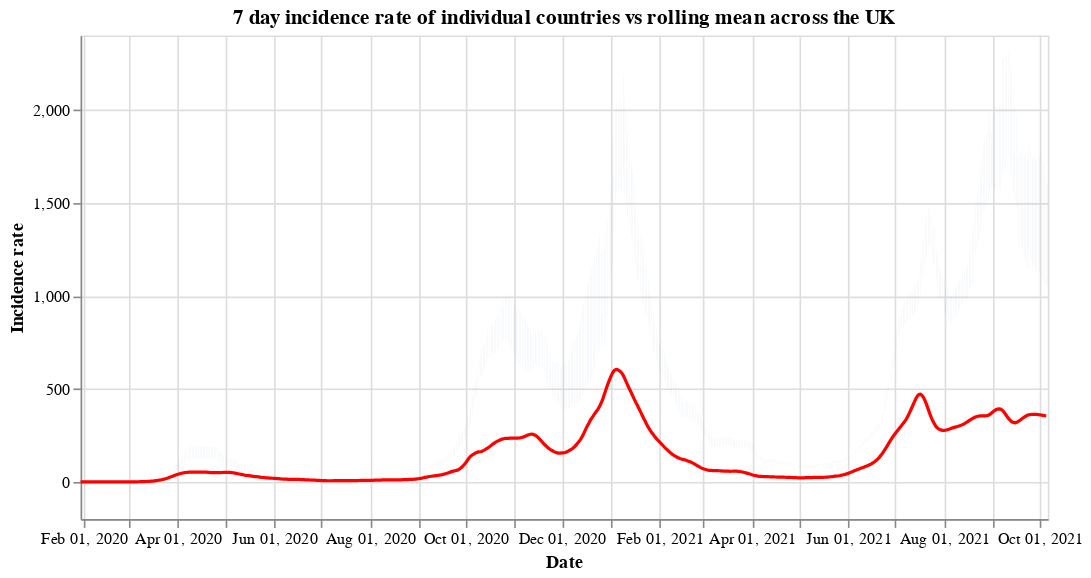

Write notebook code for a chart like this one.
### Code cell
#collapse
countries = uk_cases['areaName'].unique()
countries.sort()

selection = alt.selection_single(
    name='Select',
    fields=['areaName'],
    init={'areaName': 'Wales'},
    bind={'areaName': alt.binding_select(options=countries)}
)

# scatter plot, modify opacity based on selection
bars = alt.Chart(uk_cases).mark_bar().add_selection(
    selection
).encode(
    x=alt.X("yearmonthdate(date):T", axis=alt.Axis(title='Date')),
    y=alt.Y("weeklyCasesRate:Q", axis=alt.Axis(title='Incidence rate')),
    tooltip='weeklyCasesRate:Q',
    opacity=alt.condition(selection, alt.value(1), alt.value(0))
).properties(title=f'7 day incidence rate of individual countries vs rolling mean across the UK', width=600)

line = alt.Chart(overview_cases).mark_line(
    color='red',
    size=2,
).transform_window(
    rolling_mean='mean(weeklyCasesRate)',
    frame=[0, 7]
).encode(
    x='yearmonthdate(date):T',
    y='rolling_mean:Q'
)

alt.layer(bars, line)

### Figure 1 — Vega-Lite specification as saved in the notebook (floating-point values rounded to 4 significant figures; data arrays with more than 128 entries replaced by an {"elided": "..."} marker saying what was removed)
{"config": {"view": {"continuousWidth": 400, "continuousHeight": 300}}, "layer": [{"data": {"name": "data-ff420c95eb28dc67664d6bed536ed6e0"}, "mark": "bar", "encoding": {"opacity": {"condition": {"value": 1, "selection": "Select"}, "value": 0}, "tooltip": {"type": "quantitative", "field": "weeklyCasesRate"}, "x": {"type": "temporal", "axis": {"title": "Date"}, "field": "date", "timeUnit": "yearmonthdate"}, "y": {"type": "quantitative", "axis": {"title": "Incidence rate"}, "field": "weeklyCasesRate"}}, "selection": {"Select": {"type": "single", "fields": ["areaName"], "init": {"areaName": "Wales"}, "bind": {"areaName": {"input": "select", "options": ["England", "Northern Ireland", "Scotland", "Wales"]}}}}, "title": "7 day incidence rate of individual countries vs rolling mean across the UK", "width": 600}, {"data": {"name": "data-3133bb73ef7f79982061f023879696ab"}, "mark": {"type": "line", "color": "red", "size": 2}, "encoding": {"x": {"type": "temporal", "field": "date", "timeUnit": "yearmonthdate"}, "y": {"type": "quantitative", "field": "rolling_mean"}}, "transform": [{"window": [{"op": "mean", "field": "weeklyCasesRate", "as": "rolling_mean"}], "frame": [0, 7]}]}], "$schema": "https://vega.github.io/schema/vega-lite/v4.8.1.json", "datasets": {"data-ff420c95eb28dc67664d6bed536ed6e0": {"elided": "2368 records"}, "data-3133bb73ef7f79982061f023879696ab": {"elided": "615 records"}}}
